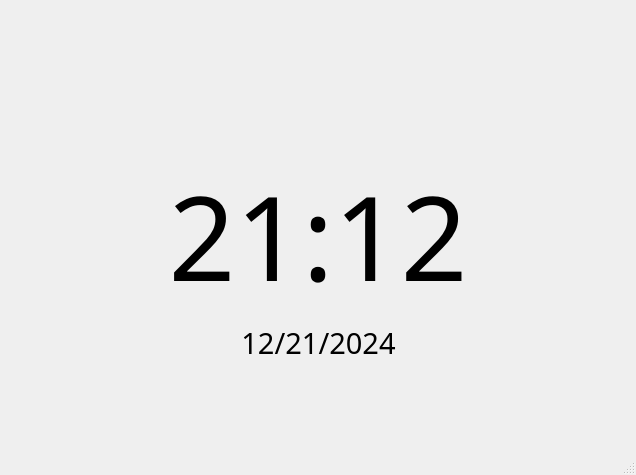
<?xml version="1.0" encoding="UTF-8"?>
<ui version="4.0">
 <class>MainWindow</class>
 <widget class="QMainWindow" name="MainWindow">
  <property name="geometry">
   <rect>
    <x>0</x>
    <y>0</y>
    <width>636</width>
    <height>475</height>
   </rect>
  </property>
  <property name="windowTitle">
   <string>MainWindow</string>
  </property>
  <widget class="QWidget" name="centralwidget">
   <layout class="QVBoxLayout" name="verticalLayout">
    <item>
     <layout class="QHBoxLayout" name="horizontalLayout">
      <item>
       <spacer name="horizontalSpacer">
        <property name="orientation">
         <enum>Qt::Horizontal</enum>
        </property>
        <property name="sizeHint" stdset="0">
         <size>
          <width>40</width>
          <height>20</height>
         </size>
        </property>
       </spacer>
      </item>
      <item>
       <widget class="QLabel" name="innotech_min">
        <property name="minimumSize">
         <size>
          <width>120</width>
          <height>70</height>
         </size>
        </property>
        <property name="maximumSize">
         <size>
          <width>16777215</width>
          <height>70</height>
         </size>
        </property>
        <property name="font">
         <font>
          <family>Segoe UI Black</family>
          <pointsize>21</pointsize>
          <weight>75</weight>
          <bold>true</bold>
          <underline>false</underline>
         </font>
        </property>
        <property name="text">
         <string/>
        </property>
        <property name="alignment">
         <set>Qt::AlignRight|Qt::AlignTrailing|Qt::AlignVCenter</set>
        </property>
       </widget>
      </item>
     </layout>
    </item>
    <item>
     <spacer name="verticalSpacer_2">
      <property name="orientation">
       <enum>Qt::Vertical</enum>
      </property>
      <property name="sizeType">
       <enum>QSizePolicy::Fixed</enum>
      </property>
      <property name="sizeHint" stdset="0">
       <size>
        <width>20</width>
        <height>70</height>
       </size>
      </property>
     </spacer>
    </item>
    <item>
     <widget class="QLabel" name="time_text">
      <property name="font">
       <font>
        <family>Siemens AD Sans</family>
        <pointsize>88</pointsize>
       </font>
      </property>
      <property name="text">
       <string>21:12</string>
      </property>
      <property name="alignment">
       <set>Qt::AlignCenter</set>
      </property>
     </widget>
    </item>
    <item>
     <layout class="QHBoxLayout" name="horizontalLayout_2">
      <item>
       <spacer name="horizontalSpacer_2">
        <property name="orientation">
         <enum>Qt::Horizontal</enum>
        </property>
        <property name="sizeHint" stdset="0">
         <size>
          <width>40</width>
          <height>20</height>
         </size>
        </property>
       </spacer>
      </item>
      <item>
       <widget class="QLabel" name="date">
        <property name="font">
         <font>
          <family>Siemens AD Sans</family>
          <pointsize>22</pointsize>
         </font>
        </property>
        <property name="text">
         <string>12/21/2024</string>
        </property>
        <property name="alignment">
         <set>Qt::AlignCenter</set>
        </property>
       </widget>
      </item>
      <item>
       <spacer name="horizontalSpacer_3">
        <property name="orientation">
         <enum>Qt::Horizontal</enum>
        </property>
        <property name="sizeHint" stdset="0">
         <size>
          <width>40</width>
          <height>20</height>
         </size>
        </property>
       </spacer>
      </item>
     </layout>
    </item>
    <item>
     <spacer name="verticalSpacer_3">
      <property name="orientation">
       <enum>Qt::Vertical</enum>
      </property>
      <property name="sizeType">
       <enum>QSizePolicy::Fixed</enum>
      </property>
      <property name="sizeHint" stdset="0">
       <size>
        <width>20</width>
        <height>80</height>
       </size>
      </property>
     </spacer>
    </item>
   </layout>
  </widget>
  <widget class="QMenuBar" name="menubar">
   <property name="geometry">
    <rect>
     <x>0</x>
     <y>0</y>
     <width>636</width>
     <height>26</height>
    </rect>
   </property>
  </widget>
  <widget class="QStatusBar" name="statusbar"/>
 </widget>
 <resources/>
 <connections/>
</ui>
